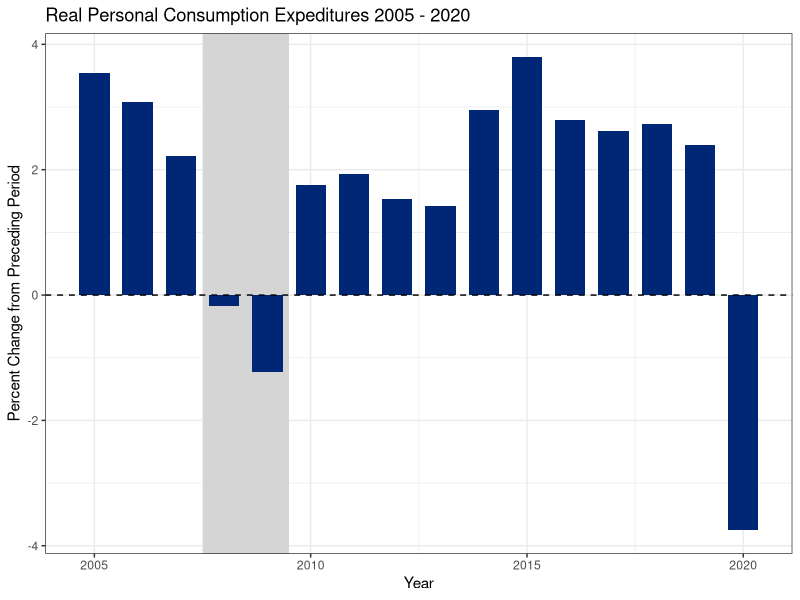
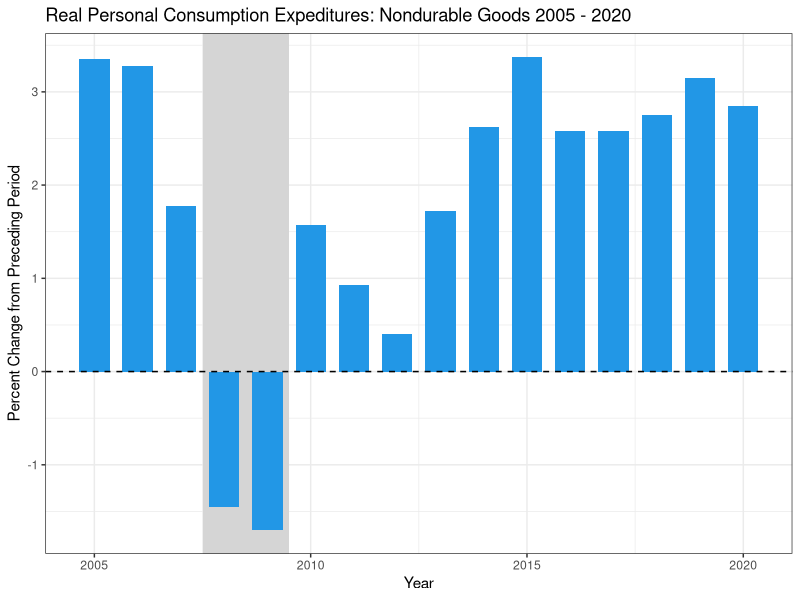
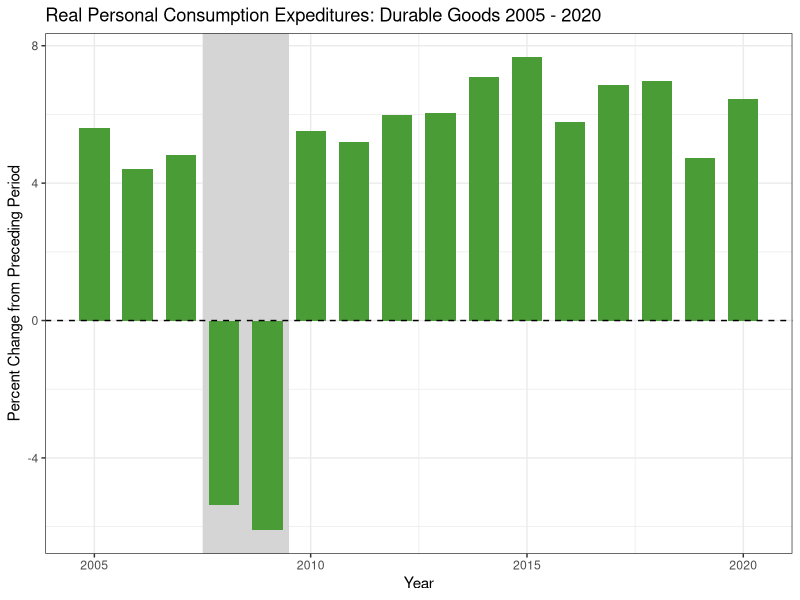
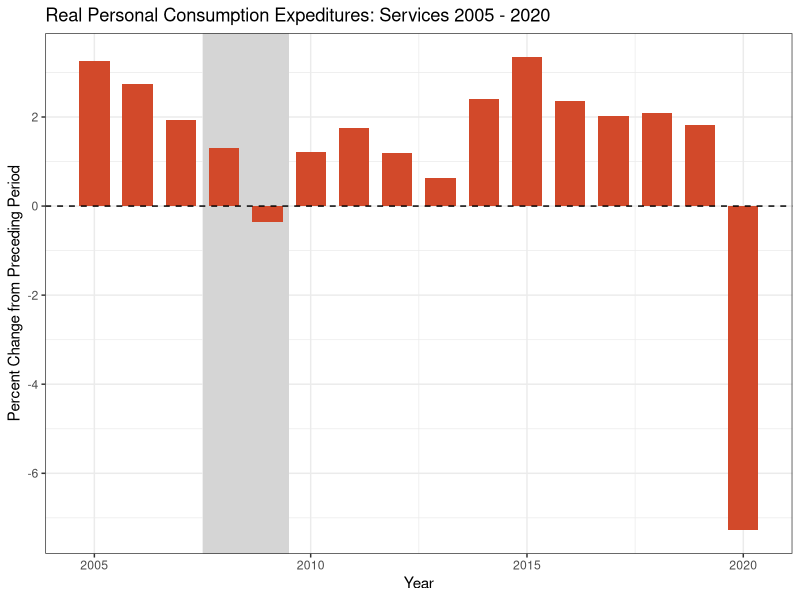
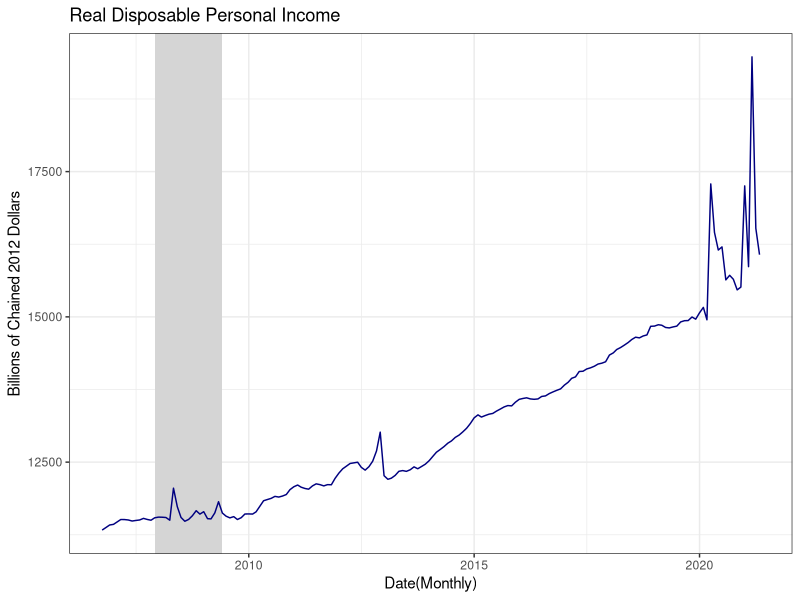
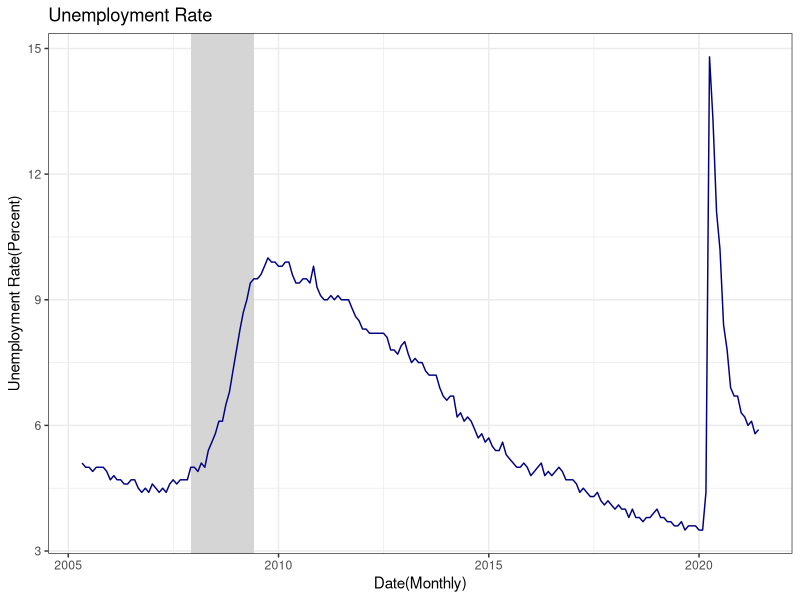
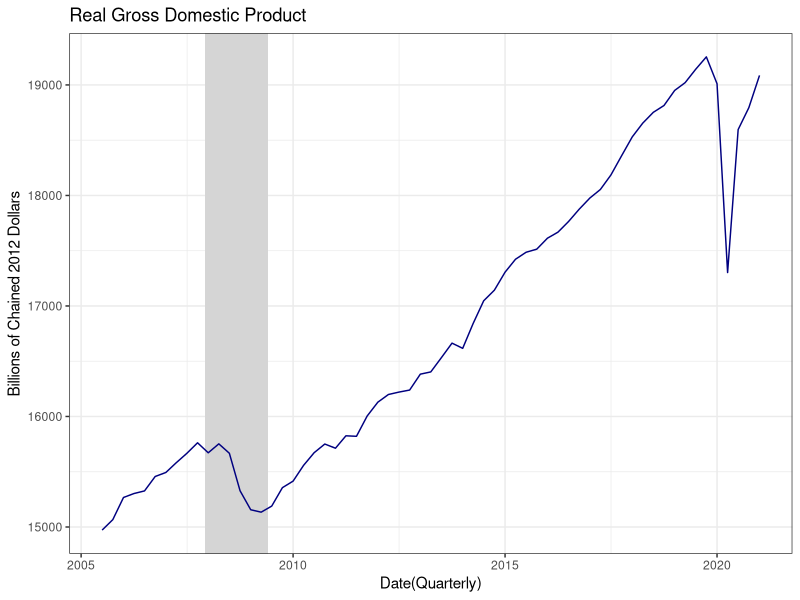
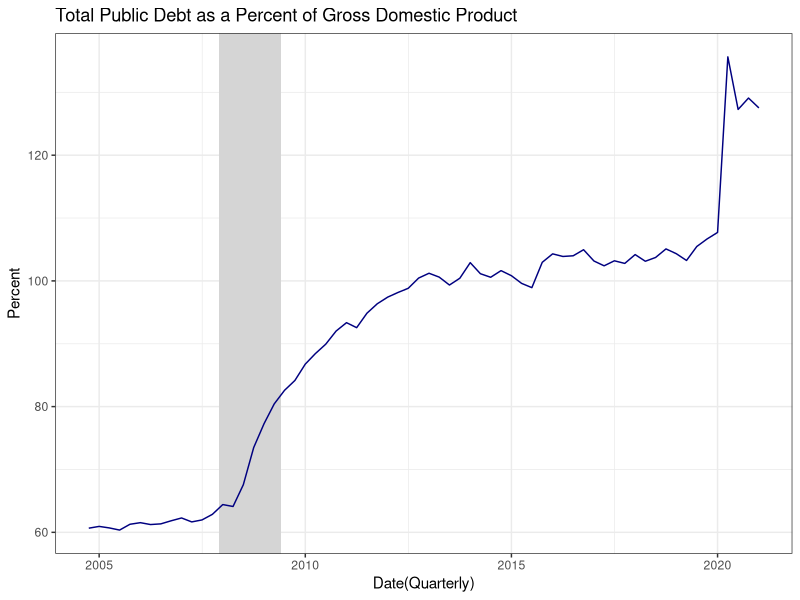

These charts were generated, in order, by the following R code:
## ---- chunk 1
knitr::opts_chunk$set(echo = TRUE)
## ---- chunk 2
library(ggplot2)
library(tidyverse)
## ---- chunk 3
consumption <- read.csv("consumption_data.csv")
## ---- chunk 4
d1 <- 2007.5
d2 <- 2009.5
## ---- chunk 5
ggplot(data = consumption,aes(x=year, y = rpce)) +
  geom_rect(aes(xmin = d1,xmax=d2,ymin=-Inf,ymax=Inf), alpha = .3, fill ="lightgrey") +
  geom_bar(fill = "#002776",stat="identity",width = .7) +
  geom_hline(yintercept = 0,lty = 2, col = "black") +
  ylab("Percent Change from Preceding Period") +
  xlab("Year") +
  theme_bw() +
  ggtitle("Real Personal Consumption Expeditures 2005 - 2020")
## ---- chunk 6
ggplot(data = consumption,aes(x=year, y = rpcend)) +
  geom_rect(aes(xmin = d1,xmax=d2,ymin=-Inf,ymax=Inf), alpha = .3, fill ="lightgrey") +
  geom_bar(fill = "4a9d36",stat="identity",width = .7) +
  geom_hline(yintercept = 0,lty = 2, col = "black") +
  ylab("Percent Change from Preceding Period") +
  xlab("Year") +
  theme_bw() +
  ggtitle("Real Personal Consumption Expeditures: Nondurable Goods 2005 - 2020")

## ---- chunk 7
ggplot(data = consumption,aes(x=year, y = rpcedg)) +
  geom_rect(aes(xmin = d1,xmax=d2,ymin=-Inf,ymax=Inf), alpha = .3, fill ="lightgrey") +
  geom_bar(fill = "#4a9d36",stat="identity",width = .7) +
  geom_hline(yintercept = 0,lty = 2, col = "black") +
  ylab("Percent Change from Preceding Period") +
  xlab("Year") +
  theme_bw() +
  ggtitle("Real Personal Consumption Expeditures: Durable Goods 2005 - 2020")
## ---- chunk 8
ggplot(data = consumption,aes(x=year, y = rpces)) +
  geom_rect(aes(xmin = d1,xmax=d2,ymin=-Inf,ymax=Inf), alpha = .3, fill ="lightgrey") +
  geom_bar(fill = "#d2492a",stat="identity",width = .7) +
  geom_hline(yintercept = 0,lty = 2, col = "black") +
  ylab("Percent Change from Preceding Period") +
  xlab("Year") +
  theme_bw() +
  ggtitle("Real Personal Consumption Expeditures: Services 2005 - 2020")
## ---- chunk 9
dpi <- read.csv("real_disposable_income.csv")
## ---- chunk 10
d1 <- as.Date("12/01/07", "%m/%d/%y")
d2 <- as.Date("06/01/09", "%m/%d/%y")
## ---- chunk 11
dpi$DATE <- as.Date(dpi$DATE, "%m/%d/%y")
## ---- chunk 12
ggplot(data = dpi, aes(x=DATE,y=DSPIC96)) +
  geom_rect(aes(xmin = d1,xmax=d2,ymin=-Inf,ymax=Inf), alpha = .3, fill ="lightgrey") +
  geom_line(col="navy") +
  theme_bw() +
  ylab("Billions of Chained 2012 Dollars") +
  xlab("Date(Monthly)") +
  ggtitle("Real Disposable Personal Income") 

## ---- chunk 13
unemployment <- read.csv("unemployment.csv")
## ---- chunk 14
unemployment$DATE <- as.Date(unemployment$DATE, "%Y-%m-%d")
## ---- chunk 15
ggplot(data = unemployment, aes(x=DATE,y=UNRATE)) +
  geom_rect(aes(xmin = d1,xmax=d2,ymin=-Inf,ymax=Inf), alpha = .3, fill ="lightgrey") +
  geom_line(col="navy") +
  theme_bw() +
  ylab("Unemployment Rate(Percent)") +
  xlab("Date(Monthly)") +
  ggtitle("Unemployment Rate") 
## ---- chunk 16
real_gdp <- read.csv("real_gdp.csv")
## ---- chunk 17
real_gdp$DATE <- as.Date(real_gdp$DATE, "%Y-%m-%d")
## ---- chunk 18
ggplot(data = real_gdp, aes(x=DATE,y=GDPC1)) +
  geom_rect(aes(xmin = d1,xmax=d2,ymin=-Inf,ymax=Inf), alpha = .3, fill ="lightgrey") +
  geom_line(col="navy") +
  theme_bw() +
  ylab("Billions of Chained 2012 Dollars") +
  xlab("Date(Quarterly)") +
  ggtitle("Real Gross Domestic Product") 
## ---- chunk 19
debt_gdp <- read.csv("debt_to_gdp.csv")
## ---- chunk 20
debt_gdp$DATE <- as.Date(debt_gdp$DATE, "%Y-%m-%d")
## ---- chunk 21
ggplot(data = debt_gdp, aes(x=DATE,y=GFDEGDQ188S)) +
  geom_rect(aes(xmin = d1,xmax=d2,ymin=-Inf,ymax=Inf), alpha = .3, fill ="lightgrey") +
  geom_line(col="navy") +
  theme_bw() +
  ylab("Percent") +
  xlab("Date(Quarterly)") +
  ggtitle("Total Public Debt as a Percent of Gross Domestic Product") 
## ---- chunk 22
personal_savings <- read.csv("personal_savings_rate.csv")
## ---- chunk 23
personal_savings$DATE <- as.Date(personal_savings$DATE, "%Y-%m-%d")
## ---- chunk 24
ggplot(data = personal_savings, aes(x=DATE,y=PSAVERT)) +
  geom_rect(aes(xmin = d1,xmax=d2,ymin=-Inf,ymax=Inf), alpha = .3, fill ="lightgrey") +
  geom_line(col="navy") +
  theme_bw() +
  ylab("Percent") +
  xlab("Date(Monthly)") +
  ggtitle("Personal Savings Rate as a Percentage of Disposable Income") 
